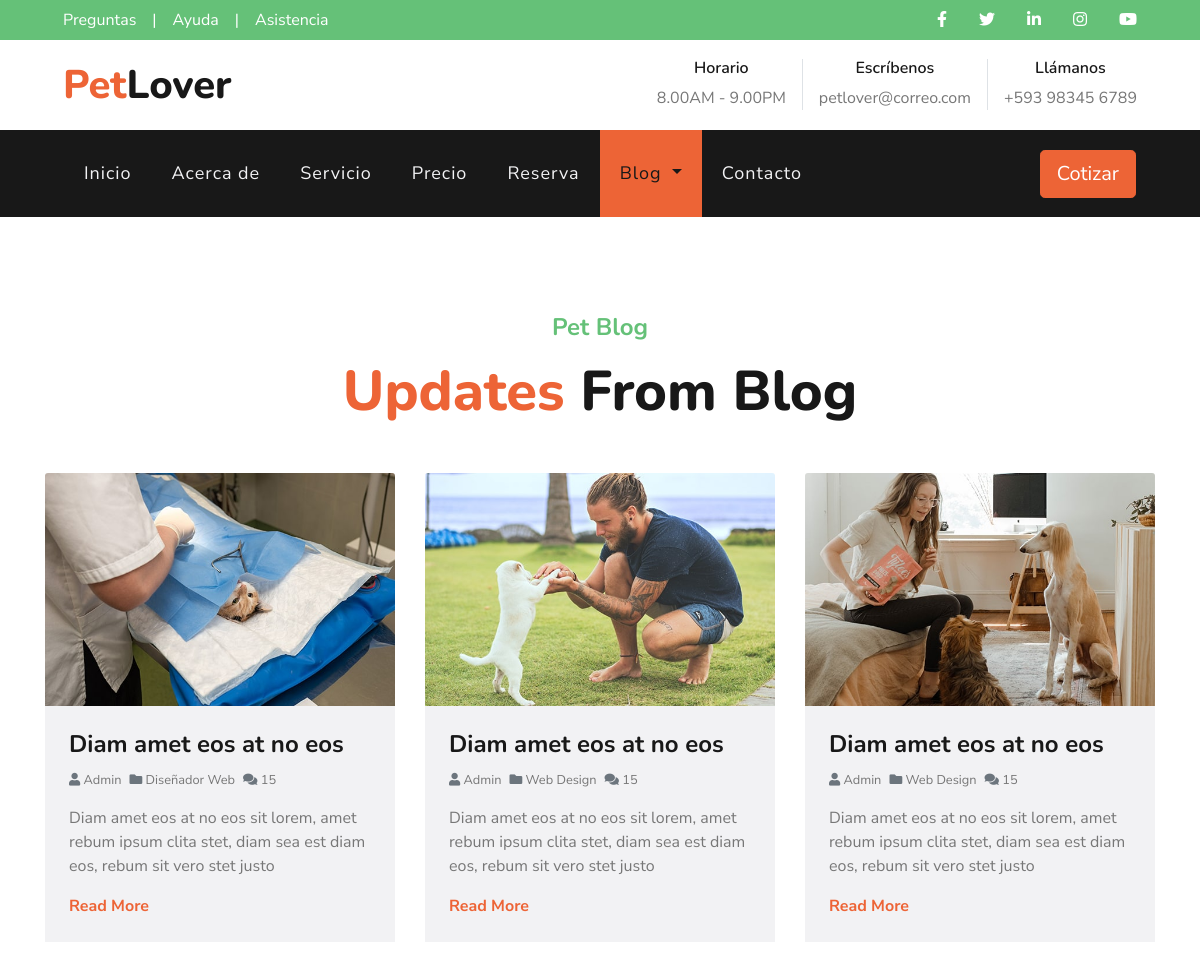
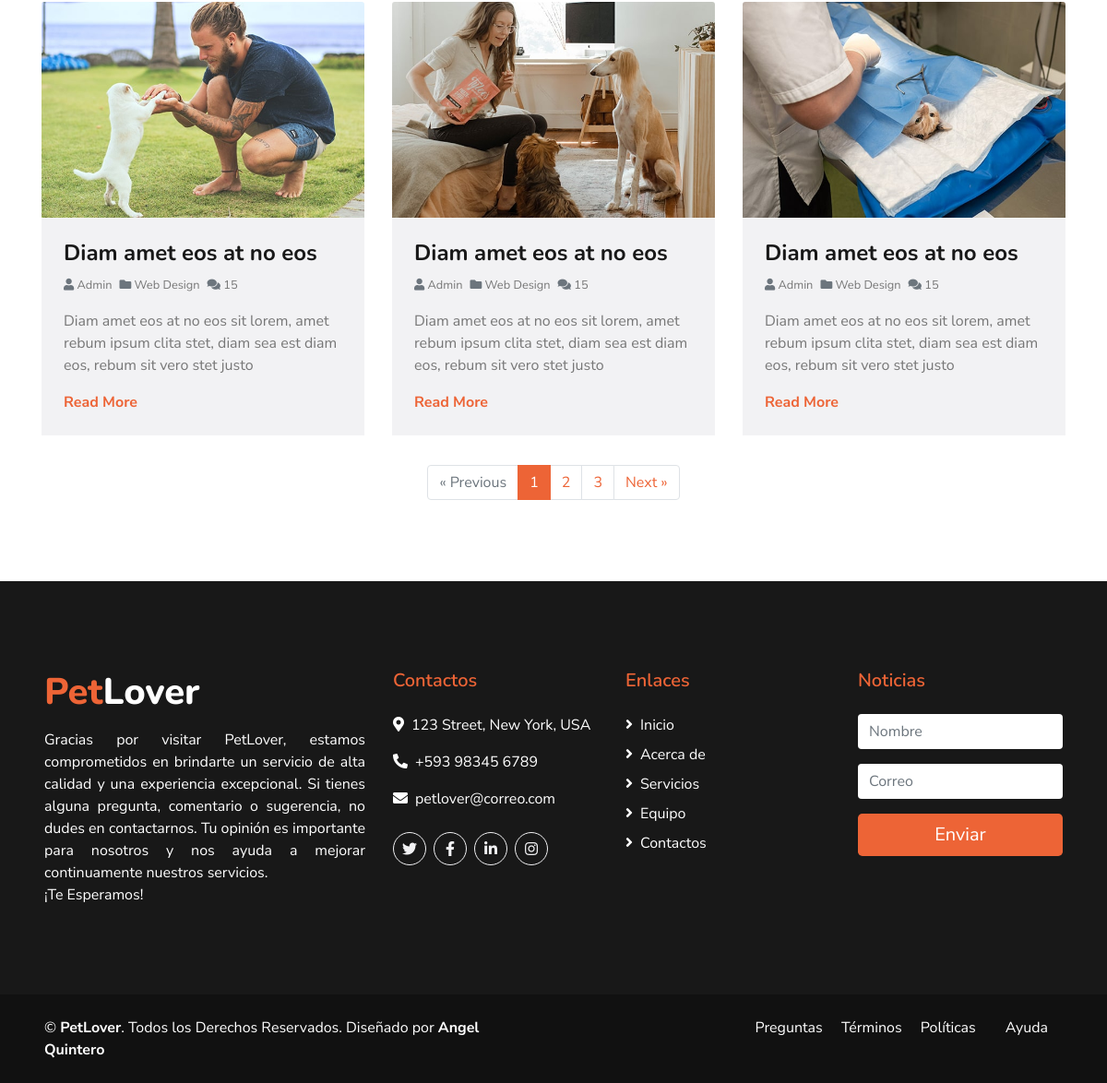
Screenshot of /blog/ with the database file from the repository (2 pictures, top to bottom).
### pages/models.py (models this page shows, shortened)
class Page(models.Model):
    title=models.CharField(max_length=100, verbose_name="Título")
    content=RichTextField(verbose_name="Contenido")
    created=models.DateTimeField(auto_now_add=True, verbose_name="Fecha de creación")
    updated=models.DateTimeField(auto_now=True, verbose_name="Fecha de modificación")
    class Meta:
        verbose_name="Página"
        verbose_name_plural="Páginas"
        ordering=['created']

### core/views.py (the view)
# urls.py: path('blog/', views.blog, name="blog"),
def blog(request):
    return render(request,"core/blog.html")

### pages/templatetags/pages_secundary.py (called while the page is built)
@register.simple_tag
def get_list_pages():
    pages=Page.objects.all()
    return pages

### social/processor.py (called while the page is built)
def context(request):
    dict={}
    listSocial=Social.objects.all()
    for social in listSocial:
        dict[social.key]=social.url
    return dict

### core/templates/core/blog.html
{% extends 'core/base.html' %}
{% load static %}{% block title %}Blog{% endblock %}
{% block content %}
<div class="container pt-5">
<div class="d-flex flex-column text-center mb-5 pt-5">
  <h4 class="text-secondary mb-3">Pet Blog</h4>
  <h1 class="display-4 m-0"><span class="text-primary">Updates</span> From Blog</h1>
</div>
<div class="row pb-3">
  <div class="col-lg-4 mb-4">
    <div class="card border-0 mb-2">
      <img class="card-img-top" src="{% static 'core/img/blog-1.jpg' %}" alt="">
      <div class="card-body bg-light p-4">
        <h4 class="card-title text-truncate">Diam amet eos at no eos</h4>
        <div class="d-flex mb-3">
          <small class="mr-2"><i class="fa fa-user text-muted"></i> Admin</small>
          <small class="mr-2"><i class="fa fa-folder text-muted"></i> Diseñador Web</small>
          <small class="mr-2"><i class="fa fa-comments text-muted"></i> 15</small>
        </div>
        <p>Diam amet eos at no eos sit lorem, amet rebum ipsum clita stet, diam sea est diam eos, rebum sit vero stet justo</p>
        <a class="font-weight-bold" href="">Read More</a>
      </div>
    </div>
  </div>
  <div class="col-lg-4 mb-4">
    <div class="card border-0 mb-2">
      <img class="card-img-top" src="{% static 'core/img/blog-2.jpg' %}" alt="">
      <div class="card-body bg-light p-4">
        <h4 class="card-title text-truncate">Diam amet eos at no eos</h4>
        <div class="d-flex mb-3">
          <small class="mr-2"><i class="fa fa-user text-muted"></i> Admin</small>
          <small class="mr-2"><i class="fa fa-folder text-muted"></i> Web Design</small>
          <small class="mr-2"><i class="fa fa-comments text-muted"></i> 15</small>
        </div>
        <p>Diam amet eos at no eos sit lorem, amet rebum ipsum clita stet, diam sea est diam eos, rebum sit vero stet justo</p>
        <a class="font-weight-bold" href="">Read More</a>
      </div>
    </div>
  </div>
  <div class="col-lg-4 mb-4">
    <div class="card border-0 mb-2">
      <img class="card-img-top" src="{% static 'core/img/blog-3.jpg' %}" alt="">
      <div class="card-body bg-light p-4">
        <h4 class="card-title text-truncate">Diam amet eos at no eos</h4>
        <div class="d-flex mb-3">
          <small class="mr-2"><i class="fa fa-user text-muted"></i> Admin</small>
          <small class="mr-2"><i class="fa fa-folder text-muted"></i> Web Design</small>
          <small class="mr-2"><i class="fa fa-comments text-muted"></i> 15</small>
        </div>
        <p>Diam amet eos at no eos sit lorem, amet rebum ipsum clita stet, diam sea est diam eos, rebum sit vero stet justo</p>
        <a class="font-weight-bold" href="">Read More</a>
      </div>
    </div>
  </div>
  <div class="col-lg-4 mb-4">
    <div class="card border-0 mb-2">
      <img class="card-img-top" src="{% static 'core/img/blog-2.jpg' %}" alt="">
      <div class="card-body bg-light p-4">
        <h4 class="card-title text-truncate">Diam amet eos at no eos</h4>
        <div class="d-flex mb-3">
          <small class="mr-2"><i class="fa fa-user text-muted"></i> Admin</small>
          <small class="mr-2"><i class="fa fa-folder text-muted"></i> Web Design</small>
          <small class="mr-2"><i class="fa fa-comments text-muted"></i> 15</small>
        </div>
        <p>Diam amet eos at no eos sit lorem, amet rebum ipsum clita stet, diam sea est diam eos, rebum sit vero stet justo</p>
        <a class="font-weight-bold" href="">Read More</a>
      </div>
    </div>
  </div>
    <div class="col-lg-4 mb-4">
      <div class="card border-0 mb-2">
        <img class="card-img-top" src="{% static 'core/img/blog-3.jpg' %}" alt="">
        <div class="card-body bg-light p-4">
          <h4 class="card-title text-truncate">Diam amet eos at no eos</h4>
          <div class="d-flex mb-3">
            <small class="mr-2"><i class="fa fa-user text-muted"></i> Admin</small>
            <small class="mr-2"><i class="fa fa-folder text-muted"></i> Web Design</small>
            <small class="mr-2"><i class="fa fa-comments text-muted"></i> 15</small>
          </div>
          <p>Diam amet eos at no eos sit lorem, amet rebum ipsum clita stet, diam sea est diam eos, rebum sit vero stet justo</p>
          <a class="font-weight-bold" href="">Read More</a>
        </div>
      </div>
    </div>
    <div class="col-lg-4 mb-4">
      <div class="card border-0 mb-2">
        <img class="card-img-top" src="{% static 'core/img/blog-1.jpg' %}" alt="">
        <div class="card-body bg-light p-4">
          <h4 class="card-title text-truncate">Diam amet eos at no eos</h4>
          <div class="d-flex mb-3">
            <small class="mr-2"><i class="fa fa-user text-muted"></i> Admin</small>
            <small class="mr-2"><i class="fa fa-folder text-muted"></i> Web Design</small>
            <small class="mr-2"><i class="fa fa-comments text-muted"></i> 15</small>
          </div>
          <p>Diam amet eos at no eos sit lorem, amet rebum ipsum clita stet, diam sea est diam eos, rebum sit vero stet justo</p>
          <a class="font-weight-bold" href="">Read More</a>
        </div>
      </div>
    </div>
    <div class="col-lg-12">
      <nav aria-label="Page navigation">
        <ul class="pagination justify-content-center mb-4">
          <li class="page-item disabled">
            <a class="page-link" href="#" aria-label="Previous">
              <span aria-hidden="true">&laquo; Previous</span>
            </a>
          </li>
          <li class="page-item active"><a class="page-link" href="#">1</a></li>
          <li class="page-item"><a class="page-link" href="#">2</a></li>
          <li class="page-item"><a class="page-link" href="#">3</a></li>
          <li class="page-item">
            <a class="page-link" href="#" aria-label="Next">
              <span aria-hidden="true">Next &raquo;</span>
            </a>
          </li>
        </ul>
      </nav>
    </div>
  </div>
</div>
{% endblock %}

### core/templates/core/base.html (shortened to what this page needs)
<!DOCTYPE html>
<html lang="es">
  <head>
    {% load static %}
    <link href="https://cdnjs.cloudflare.com/ajax/libs/font-awesome/5.10.0/css/all.min.css" rel="stylesheet"/>
    <link href="{% static 'core/lib/flaticon/font/flaticon.css' %}" rel="stylesheet"/>
    <link href="{% static 'core/lib/owlcarousel/assets/owl.carousel.min.css' %}" rel="stylesheet"/>
    <link href="{% static 'core/lib/tempusdominus/css/tempusdominus-bootstrap-4.min.css' %}" rel="stylesheet"/>
    <link href="{% static 'core/css/style.css' %}" rel="stylesheet"/>
  </head>
  <body>
    <div class="container-fluid">
      <div class="row bg-secondary py-2 px-lg-5">
        <div class="col-lg-6 text-center text-lg-left mb-2 mb-lg-0">
          <div class="d-inline-flex align-items-center">
            {% load pages_secundary %}{% get_list_pages as listPages %}
            {% for page in listPages %}
              {% if "Preguntas Frecuentes" in page.title %}
                <a href="{% url 'pages' page.id %}" class="text-white pr-3 link">{{page.title.split.0}}</a>
              {% endif %}
            {% endfor %}
            <span class="text-white">|</span><a class="text-white px-3" href="">Ayuda</a>
            <span class="text-white">|</span><a class="text-white pl-3" href="">Asistencia</a>
          </div>
        </div>
        <div class="col-lg-6 text-center text-lg-right">
          <div class="d-inline-flex align-items-center">
            <a class="text-white px-3" href="{{URL_FACEBOOK}}" target="_blank"><i class="fab fa-facebook-f"></i></a>
            <a class="text-white px-3" href="{{URL_TWITTER}}" target="_blank"><i class="fab fa-twitter"></i></a>
            <a class="text-white px-3" href="{{URL_LINKEDIN}}" target="_blank"><i class="fab fa-linkedin-in"></i></a>
            <a class="text-white px-3" href="{{URL_INSTAGRAM}}" target="_blank"><i class="fab fa-instagram"></i></a>
            <a class="text-white pl-3" href="{{URL_YOUTUBE}}" target="_blank"><i class="fab fa-youtube"></i></a>
          </div>
        </div>
      </div>
      <div class="row py-3 px-lg-5">
        <div class="col-lg-4">
          <a href="{% url 'home' %}" class="navbar-brand d-none d-lg-block">
            <h1 class="m-0 display-5 text-capitalize"><span class="text-primary">Pet</span>Lover</h1>
          </a>
        </div>
        <div class="col-lg-8 text-center text-lg-right">
          <div class="d-inline-flex align-items-center">
            <div class="d-inline-flex flex-column text-center pr-3 border-right">
              <h6>Horario</h6><p class="m-0">8.00AM - 9.00PM</p>
            </div>
            <div class="d-inline-flex flex-column text-center px-3 border-right">
              <h6>Escríbenos</h6><p class="m-0">petlover@correo.com</p>
            </div>
            <div class="d-inline-flex flex-column text-center pl-3">
              <h6>Llámanos</h6><p class="m-0">+593 98345 6789</p>
            </div>
          </div>
        </div>
      </div>
    </div>
    <div class="container-fluid p-0">
      <nav class="navbar navbar-expand-lg bg-dark navbar-dark py-3 py-lg-0 px-lg-5">
        <div class="collapse navbar-collapse justify-content-between px-3" id="navbarCollapse">
          <div class="navbar-nav mr-auto py-0">
            <li><a href="{% url 'home' %}" class="nav-item nav-link {% if request.path == '/' %}active{% endif %}">Inicio</a></li>
            <li><a href="{% url 'about' %}" class="nav-item nav-link {% if request.path == '/about/' %}active{% endif %}">Acerca de</a></li>
            <li><a href="{% url 'services' %}" class="nav-item nav-link {% if request.path == '/services/' %}active{% endif %}">Servicio</a></li>
            <li><a href="{% url 'prices' %}" class="nav-item nav-link {% if request.path == '/prices/' %}active{% endif %}">Precio</a></li>
            <li><a href="{% url 'booking' %}" class="nav-item nav-link {% if request.path == '/booking/' %}active{% endif %}">Reserva</a></li>
            <li class="nav-item dropdown">
              <a href="#" class="nav-link dropdown-toggle
                {% if request.path == '/blog/' or request.path == '/single/' %}active{% endif %}" data-toggle="dropdown">Blog
              </a>
            </li>
            <li>
              <a href="{% url 'contact' %}" class="nav-item nav-link {% if request.path == '/contact/' %}active{% endif %}">Contacto</a>
            </li>
          </div>
          <a href="{% url 'prices' %}" class="btn btn-lg btn-primary px-3 d-none d-lg-block">Cotizar</a>
        </div>
      </nav>
    </div>
    {% block content %}{% endblock %}
    <div class="container-fluid bg-dark text-white mt-5 py-5 px-sm-3 px-md-5">
      <div class="row pt-5">
        <div class="col-lg-4 col-md-12 mb-5">
          <h1 class="mb-3 display-5 text-capitalize text-white"><span class="text-primary">Pet</span>Lover</h1>
          <p style="text-align:justify" class="m-0">Gracias por visitar PetLover, estamos comprometidos en brindarte un servicio de alta calidad
            y una experiencia excepcional. Si tienes alguna pregunta, comentario o sugerencia,
            no dudes en contactarnos. Tu opinión es importante para nosotros y nos ayuda a mejorar
            continuamente nuestros servicios.<br>¡Te Esperamos!
          </p>
        </div>
        <div class="col-lg-8 col-md-12">
          <div class="row">
            <div class="col-md-4 mb-5">
              <h5 class="text-primary mb-4">Contactos</h5>
              <p><i class="fa fa-map-marker-alt mr-2"></i>123 Street, New York, USA</p>
              <p><i class="fa fa-phone-alt mr-2"></i>+593 98345 6789</p>
              <p><i class="fa fa-envelope mr-2"></i>petlover@correo.com</p>
              <div class="d-flex justify-content-start mt-4">
                <a class="btn btn-outline-light rounded-circle text-center mr-2 px-0" style="width: 36px; height: 36px"
                  href="{{URL_TWITTER}}" target="_blank"><i class="fab fa-twitter"></i>
                </a>
                <a class="btn btn-outline-light rounded-circle text-center mr-2 px-0" style="width: 36px; height: 36px"
                    href="{{URL_FACEBOOK}}" target="_blank"><i class="fab fa-facebook-f"></i>
                </a>
                <a class="btn btn-outline-light rounded-circle text-center mr-2 px-0" style="width: 36px; height: 36px"
                  href="{{URL_LINKEDIN}}" target="_blank"><i class="fab fa-linkedin-in"></i>
                </a>
                <a class="btn btn-outline-light rounded-circle text-center mr-2 px-0" style="width: 36px; height: 36px"
                  href="{{URL_INSTAGRAM}}" target="_blank"><i class="fab fa-instagram"></i>
                </a>
              </div>
            </div>
            <div class="col-md-4 mb-5"><h5 class="text-primary mb-4">Enlaces</h5>
              <div class="d-flex flex-column justify-content-start">
                <a class="text-white mb-2" href="{% url 'home' %}"><i class="fa fa-angle-right mr-2"></i>Inicio</a>
                <a class="text-white mb-2" href="{% url 'about' %}"><i class="fa fa-angle-right mr-2"></i>Acerca de</a>
                <a class="text-white mb-2" href="{% url 'services' %}"><i class="fa fa-angle-right mr-2"></i>Servicios</a>
                <a class="text-white mb-2" href="{% url 'about' %}"><i class="fa fa-angle-right mr-2"></i>Equipo</a>
                <a class="text-white mb-2" href="{% url 'contact' %}"><i class="fa fa-angle-right mr-2"></i>Contactos</a>
              </div>
            </div>
            <div class="col-md-4 mb-5"><h5 class="text-primary mb-4">Noticias</h5>
              <form action="">
                <div class="form-group">
                  <input type="text" class="form-control border-0" placeholder="Nombre" required="required"/>
                </div>
                <div class="form-group">
                  <input type="email" class="form-control border-0" placeholder="Correo" required="required"/>
                </div>
                <div>
                  <button class="btn btn-lg btn-primary btn-block border-0" type="submit">Enviar</button>
                </div>
              </form>
            </div>
          </div>
        </div>
      </div>
    </div>
    <div class="container-fluid text-white py-4 px-sm-3 px-md-5" style="background: #111111">
      <div class="row">
        <div class="col-md-6 text-center text-md-left mb-3 mb-md-0">
          <p class="m-0 text-white">&copy;
            <a class="text-white font-weight-bold" href="{% url 'home' %}">PetLover</a>. Todos los Derechos Reservados. Diseñado por
            <a class="text-white font-weight-bold" href="">Angel Quintero</a>
          </p>
        </div>
        <div class="col-md-6 text-center text-md-right">
          <ul class="nav d-inline-flex">
            <li class="nav-item">
              {% load pages_secundary %}{% get_list_pages as listPages %}
              {% for page in listPages %}
                <a href="{% url 'pages' page.id %}" class="text-white pr-3 link">{{page.title.split.0}}</a>
              {% endfor %}
            </li>
            <li class="nav-item"><a class="nav-link text-white py-0" href="#">Ayuda</a></li>
          </ul>
        </div>
      </div>
    </div>
  </body>
</html>

### rows the page displays
Page: title.split.0 "Preguntas"
Page: title.split.0 "Términos"
Page: title.split.0 "Políticas"
